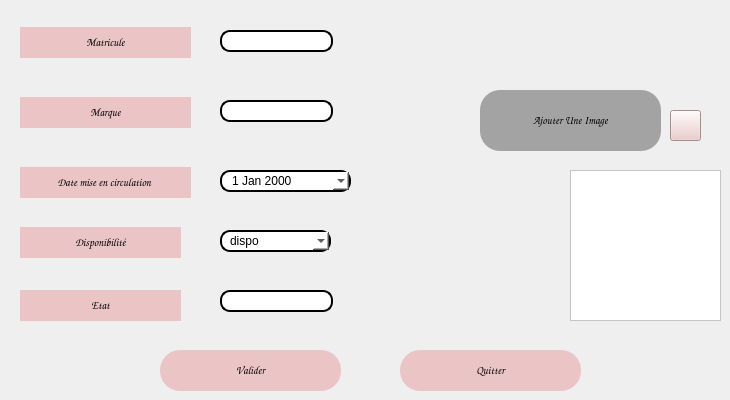
   <widget class="QWidget" name="r">
    <property name="enabled">
     <bool>true</bool>
    </property>
    <attribute name="title">
     <string>Ajouter</string>
    </attribute>
    <widget class="QPushButton" name="pushButton_3">
     <property name="geometry">
      <rect>
       <x>20</x>
       <y>27</y>
       <width>171</width>
       <height>31</height>
      </rect>
     </property>
     <property name="font">
      <font>
       <family>Comic Sans MS</family>
       <pointsize>8</pointsize>
       <weight>75</weight>
       <italic>false</italic>
       <bold>true</bold>
      </font>
     </property>
     <property name="styleSheet">
      <string notr="true">font: 75 8pt &quot;MS Shell Dlg 2&quot;;
border-radius: 20px;
color: black;
padding: 0 8px;
background: #ebc5c5;
font: bold, &quot;Comic Sans MS&quot;;;
text-align:center;</string>
     </property>
     <property name="text">
      <string>Matricule</string>
     </property>
    </widget>
    <widget class="QPushButton" name="pushButton_4">
     <property name="geometry">
      <rect>
       <x>20</x>
       <y>97</y>
       <width>171</width>
       <height>31</height>
      </rect>
     </property>
     <property name="font">
      <font>
       <family>Comic Sans MS</family>
       <pointsize>8</pointsize>
       <weight>75</weight>
       <italic>false</italic>
       <bold>true</bold>
      </font>
     </property>
     <property name="styleSheet">
      <string notr="true">font: 75 8pt &quot;MS Shell Dlg 2&quot;;
border-radius: 20px;
color: black;
padding: 0 8px;
background: #ebc5c5;
font: bold, &quot;Comic Sans MS&quot;;;
text-align:center;</string>
     </property>
     <property name="text">
      <string>Marque</string>
     </property>
    </widget>
    <widget class="QPushButton" name="pushButton_18">
     <property name="geometry">
      <rect>
       <x>20</x>
       <y>167</y>
       <width>171</width>
       <height>31</height>
      </rect>
     </property>
     <property name="font">
      <font>
       <family>Comic Sans MS</family>
       <pointsize>8</pointsize>
       <weight>75</weight>
       <italic>false</italic>
       <bold>true</bold>
      </font>
     </property>
     <property name="styleSheet">
      <string notr="true">font: 75 8pt &quot;MS Shell Dlg 2&quot;;
border-radius: 20px;
color: black;
padding: 0 8px;
background: #ebc5c5;
font: bold, &quot;Comic Sans MS&quot;;;
text-align:center;</string>
     </property>
     <property name="text">
      <string>Date mise en circulation </string>
     </property>
    </widget>
    <widget class="QPushButton" name="pushButton_19">
     <property name="geometry">
      <rect>
       <x>20</x>
       <y>227</y>
       <width>161</width>
       <height>31</height>
      </rect>
     </property>
     <property name="font">
      <font>
       <family>Comic Sans MS</family>
       <pointsize>8</pointsize>
       <weight>75</weight>
       <italic>false</italic>
       <bold>true</bold>
      </font>
     </property>
     <property name="styleSheet">
      <string notr="true">font: 75 8pt &quot;MS Shell Dlg 2&quot;;
border-radius: 20px;
color: black;
padding: 0 8px;
background: #ebc5c5;
font: bold, &quot;Comic Sans MS&quot;;;
text-align:center;</string>
     </property>
     <property name="text">
      <string>Disponibilité</string>
     </property>
    </widget>
    <widget class="QPushButton" name="pushButton_20">
     <property name="geometry">
      <rect>
       <x>20</x>
       <y>290</y>
       <width>161</width>
       <height>31</height>
      </rect>
     </property>
     <property name="font">
      <font>
       <family>Comic Sans MS</family>
       <pointsize>8</pointsize>
       <weight>75</weight>
       <italic>false</italic>
       <bold>true</bold>
      </font>
     </property>
     <property name="styleSheet">
      <string notr="true">font: 75 8pt &quot;MS Shell Dlg 2&quot;;
border-radius: 20px;
color: black;
padding: 0 8px;
background: #ebc5c5;
font: bold, &quot;Comic Sans MS&quot;;;
text-align:center;</string>
     </property>
     <property name="text">
      <string>Etat</string>
     </property>
    </widget>
    <widget class="QLineEdit" name="lineEdit_matricule">
     <property name="geometry">
      <rect>
       <x>220</x>
       <y>30</y>
       <width>113</width>
       <height>22</height>
      </rect>
     </property>
     <property name="styleSheet">
      <string notr="true">border: 2px solid black;
font: 75 8pt &quot;MS Shell Dlg 2&quot;;
border-radius: 10px;
padding: 0 8px;
background: white;
font: bold, &quot;Comic Sans MS&quot;;;
text-align:center;</string>
     </property>
    </widget>
    <widget class="QLineEdit" name="marque">
     <property name="geometry">
      <rect>
       <x>220</x>
       <y>100</y>
       <width>113</width>
       <height>22</height>
      </rect>
     </property>
     <property name="styleSheet">
      <string notr="true">border: 2px solid black;
font: 75 8pt &quot;MS Shell Dlg 2&quot;;
border-radius: 10px;
padding: 0 8px;
background: white;
font: bold, &quot;Comic Sans MS&quot;;;
text-align:center;</string>
     </property>
    </widget>
    <widget class="QLineEdit" name="etat">
     <property name="geometry">
      <rect>
       <x>220</x>
       <y>290</y>
       <width>113</width>
       <height>22</height>
      </rect>
     </property>
     <property name="styleSheet">
      <string notr="true">border: 2px solid black;
font: 75 8pt &quot;MS Shell Dlg 2&quot;;
border-radius: 10px;
padding: 0 8px;
background: white;
font: bold, &quot;Comic Sans MS&quot;;;
text-align:center;</string>
     </property>
    </widget>
    <widget class="QPushButton" name="pushButton_21">
     <property name="geometry">
      <rect>
       <x>160</x>
       <y>350</y>
       <width>181</width>
       <height>41</height>
      </rect>
     </property>
     <property name="font">
      <font>
       <family>Comic Sans MS</family>
       <pointsize>8</pointsize>
       <weight>75</weight>
       <italic>false</italic>
       <bold>true</bold>
      </font>
     </property>
     <property name="styleSheet">
      <string notr="true">font: 75 8pt &quot;MS Shell Dlg 2&quot;;
border-radius: 20px;
color: black;
padding: 0 8px;
background: #ebc5c5;
font: bold, &quot;Comic Sans MS&quot;;;
text-align:center;</string>
     </property>
     <property name="text">
      <string>Valider</string>
     </property>
    </widget>
    <widget class="QPushButton" name="Quitter">
     <property name="geometry">
      <rect>
       <x>400</x>
       <y>350</y>
       <width>181</width>
       <height>41</height>
      </rect>
     </property>
     <property name="font">
      <font>
       <family>Comic Sans MS</family>
       <pointsize>8</pointsize>
       <weight>75</weight>
       <italic>false</italic>
       <bold>true</bold>
      </font>
     </property>
     <property name="styleSheet">
      <string notr="true">font: 75 8pt &quot;MS Shell Dlg 2&quot;;
border-radius: 20px;
color: black;
padding: 0 8px;
background: #ebc5c5;
font: bold, &quot;Comic Sans MS&quot;;;
text-align:center;</string>
     </property>
     <property name="text">
      <string>Quitter</string>
     </property>
    </widget>
    <widget class="QPushButton" name="pushButton_22">
     <property name="geometry">
      <rect>
       <x>480</x>
       <y>90</y>
       <width>181</width>
       <height>61</height>
      </rect>
     </property>
     <property name="font">
      <font>
       <family>Comic Sans MS</family>
       <pointsize>8</pointsize>
       <weight>75</weight>
       <italic>false</italic>
       <bold>true</bold>
      </font>
     </property>
     <property name="styleSheet">
      <string notr="true">font: 75 8pt &quot;MS Shell Dlg 2&quot;;
border-radius: 20px;
color: black;
padding: 0 8px;
background: #b87979;
background-color: rgb(163, 163, 163);
font: bold, &quot;Comic Sans MS&quot;;;
text-align:center;</string>
     </property>
     <property name="text">
      <string>Ajouter Une Image</string>
     </property>
    </widget>
    <widget class="QPushButton" name="pushButton_23">
     <property name="geometry">
      <rect>
       <x>670</x>
       <y>110</y>
       <width>31</width>
       <height>31</height>
      </rect>
     </property>
     <property name="font">
      <font>
       <family>Comic Sans MS</family>
       <pointsize>8</pointsize>
       <weight>75</weight>
       <italic>false</italic>
       <bold>true</bold>
      </font>
     </property>
     <property name="styleSheet">
      <string notr="true">background-color: rgb(235, 197, 197);
background-image: url(:/Ahmed_Bejaoui_1A19_G1/projetf/image/arrow-left-circle.svg);</string>
     </property>
     <property name="text">
      <string/>
     </property>
    </widget>
    <widget class="QComboBox" name="dispo">
     <property name="geometry">
      <rect>
       <x>220</x>
       <y>230</y>
       <width>111</width>
       <height>22</height>
      </rect>
     </property>
     <property name="styleSheet">
      <string notr="true">border: 2px solid black;
font: 75 8pt &quot;MS Shell Dlg 2&quot;;
border-radius: 10px;
padding: 0 8px;
background: white;
font: bold, &quot;Comic Sans MS&quot;;;
text-align:center;</string>
     </property>
     <item>
      <property name="text">
       <string>dispo</string>
      </property>
     </item>
     <item>
      <property name="text">
       <string>non dispo</string>
      </property>
     </item>
    </widget>
    <widget class="QGraphicsView" name="img1">
     <property name="geometry">
      <rect>
       <x>570</x>
       <y>170</y>
       <width>151</width>
       <height>151</height>
      </rect>
     </property>
     <property name="styleSheet">
      <string notr="true">background-color: rgb(255, 255, 255);</string>
     </property>
    </widget>
    <widget class="QDateEdit" name="date">
     <property name="geometry">
      <rect>
       <x>220</x>
       <y>170</y>
       <width>131</width>
       <height>22</height>
      </rect>
     </property>
     <property name="styleSheet">
      <string notr="true">border: 2px solid black;
font: 75 8pt &quot;MS Shell Dlg 2&quot;;
border-radius: 10px;
padding: 0 8px;
background: white;
font: bold, &quot;Comic Sans MS&quot;;;
text-align:center;</string>
     </property>
     <property name="calendarPopup">
      <bool>true</bool>
     </property>
    </widget>
   </widget>
